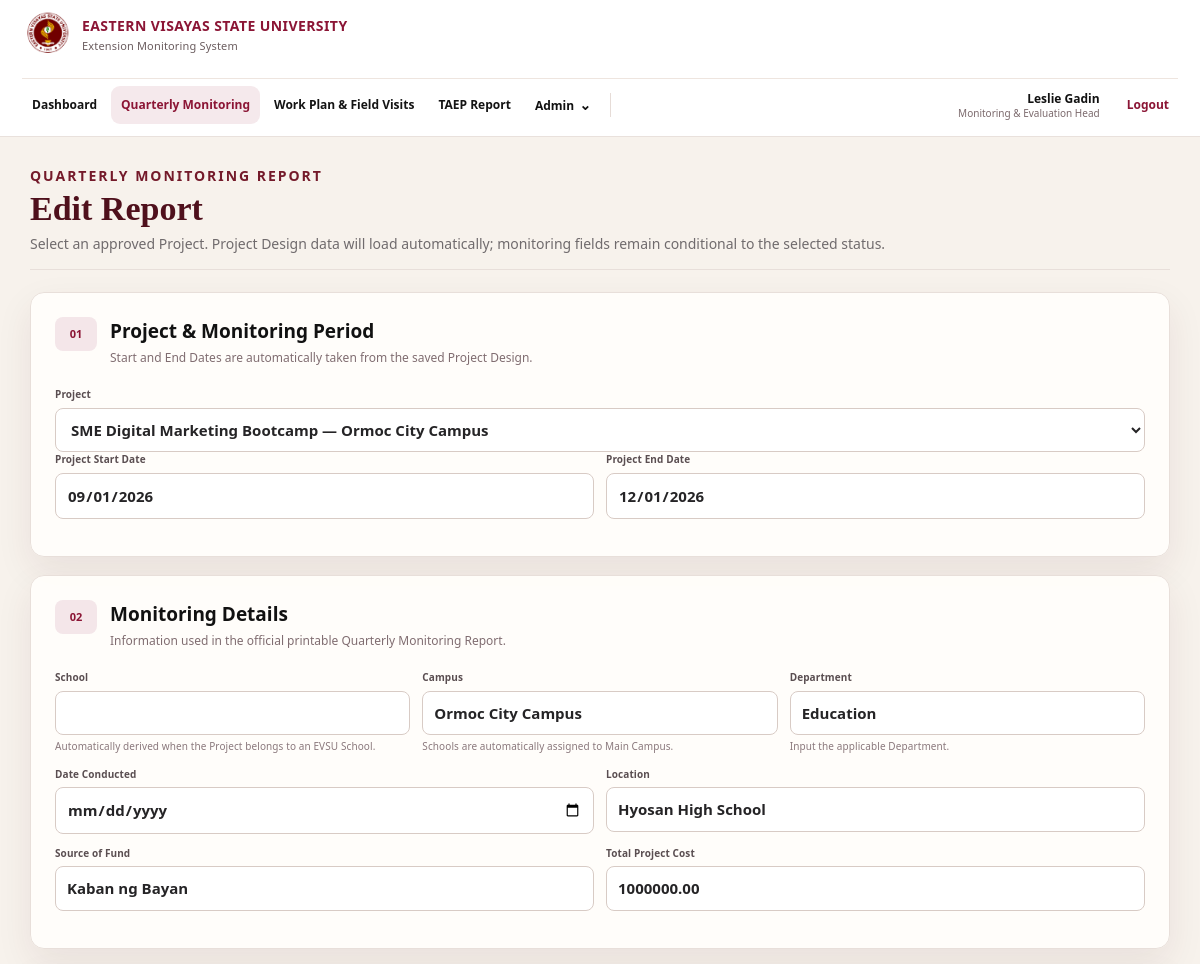
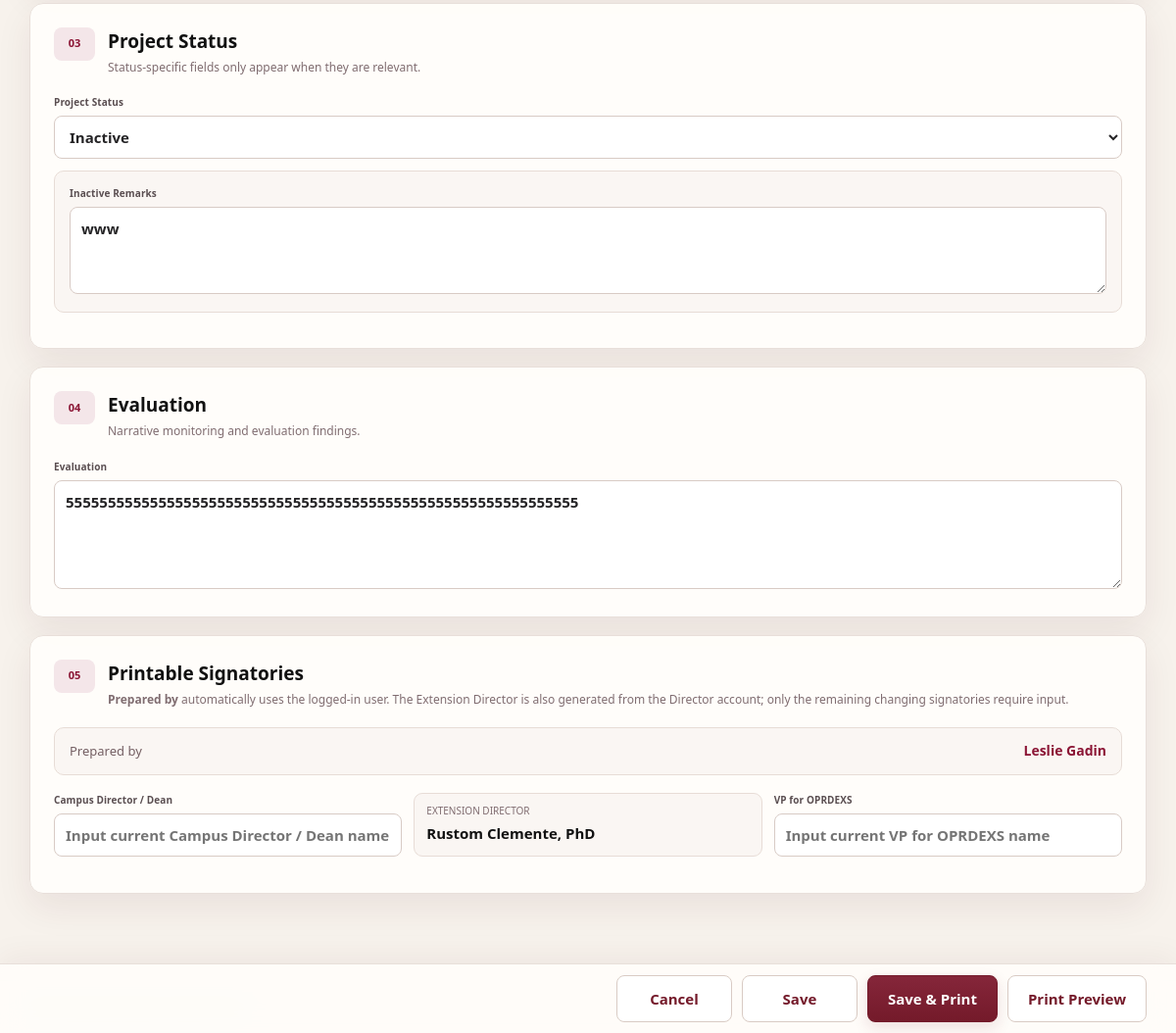
The page /quarterly-monitoring/3/edit/ (signed in) on the database its author committed (2 pictures, top to bottom).
### dashboard/models.py (models this page shows, shortened)
class QuarterlyMonitoringReport(models.Model):
    ONGOING = 'ONGOING'
    INACTIVE = 'INACTIVE'
    TERMINATED = 'TERMINATED'
    STATUSES = [
        ('', 'Select status'),
        (ONGOING, 'Ongoing'),
        (INACTIVE, 'Inactive'),
        (TERMINATED, 'Terminated'),
    ]
    project = models.ForeignKey(
        PPA, on_delete=models.PROTECT, related_name='quarterly_monitoring_reports',
        limit_choices_to={'ppa_type': PPA.PROJECT}
    )
    period_start = models.DateField()
    period_end = models.DateField()
    school_name = models.CharField(max_length=180, blank=True)
    campus_name = models.CharField(max_length=180, blank=True)
    department = models.CharField(max_length=180, blank=True)
    date_conducted = models.DateField(null=True, blank=True)
    location = models.CharField(max_length=260, blank=True)
    funding_source = models.CharField(max_length=240, blank=True)
    total_project_cost = models.DecimalField(max_digits=14, decimal_places=2, null=True, blank=True)
    phase = models.PositiveSmallIntegerField(choices=[(i, f'Phase {i}') for i in range(1, 8)], null=True, blank=True)
    project_status = models.CharField(max_length=12, choices=STATUSES, blank=True, default='')
    inactive_remarks = models.TextField(blank=True)
    date_of_termination = models.DateField(null=True, blank=True)
    evaluation = models.TextField(blank=True)
    noted_dean_name = models.CharField(max_length=180, blank=True)
    noted_extension_director_name = models.CharField(max_length=180, blank=True)
    approved_vp_name = models.CharField(max_length=180, blank=True)
    created_by = models.ForeignKey(settings.AUTH_USER_MODEL, on_delete=models.PROTECT, related_name='monitoring_reports')
    updated_at = models.DateTimeField(auto_now=True)
    class Meta:
        ordering = ['-period_end', 'project__title']

### dashboard/views.py (the view, shortened to what this page needs)
# urls.py: path('quarterly-monitoring/<int:pk>/edit/', views.qmr_edit, name='qmr_edit'),
@login_required
def qmr_edit(request, pk=None):
    require_roles(request.user, UserProfile.ME_HEAD, UserProfile.ADMIN_STAFF)
    obj = get_object_or_404(QuarterlyMonitoringReport, pk=pk) if pk else None
    projects = PPA.objects.filter(ppa_type=PPA.PROJECT, workflow_status=PPA.SAVED).select_related('unit').prefetch_related('activities')
    data = request.POST.copy() if request.method == 'POST' else None
    selected_project = None
    form = QuarterlyMonitoringReportForm(data or None, instance=obj)
    form.fields['project'].queryset = projects
    if request.method != 'POST' and obj:
        unit = obj.project.unit
        if not obj.school_name:
            form.fields['school_name'].initial = unit.name if unit.unit_type == Unit.SCHOOL else ''
        if not obj.campus_name:
            form.fields['campus_name'].initial = 'Main Campus' if unit.unit_type == Unit.SCHOOL else (unit.name if unit.unit_type == Unit.CAMPUS else (unit.campus_name or ''))
    project_meta = {}
    for project in projects:
        project_meta[str(project.pk)] = {
            'start': project.start_date.isoformat() if project.start_date else '',
            'end': project.end_date.isoformat() if project.end_date else '',
            'location': project.target_area or '',
            'funding': project.funding_source or '',
            'cost': str(project.project_cost or ''),
            'school': project.unit.name if project.unit.unit_type == Unit.SCHOOL else '',
            'campus': 'Main Campus' if project.unit.unit_type == Unit.SCHOOL else (project.unit.name if project.unit.unit_type == Unit.CAMPUS else (project.unit.campus_name or '')),
            'auto_inactive': project.auto_inactive,
            'termination_eligible': project.termination_eligible or bool(project.termination_date),
            'termination_date': project.termination_date.isoformat() if project.termination_date else '',
            'not_conducted': project.not_conducted_activity_count,
            'completed': project.is_completed,
        }
    return render(request, 'dashboard/qmr_form.html', {
        'form': form,
        'obj': obj,
        'phases': PHASES,
        'project_meta_json': json.dumps(project_meta),
        'extension_director_name': director_name() or '—',
    })

### dashboard/models.py (called while the page is built)
    def _latest_activity_entry(self, activity):
        return activity.field_visit_entries.select_related('log').order_by(
            '-log__year', '-log__quarter', '-log__updated_at', '-pk'
        ).first()

    @property
    def completed_activity_count(self):
        count = 0
        for activity in self.activities.all():
            latest = self._latest_activity_entry(activity)
            if latest and latest.result == 'COMPLETED':
                count += 1
        return count

    @property
    def not_conducted_activity_count(self):
        count = 0
        for activity in self.activities.all():
            latest = self._latest_activity_entry(activity)
            if latest and latest.result == 'NOT_CONDUCTED':
                count += 1
        return count

    @property
    def is_completed(self):
        if self.ppa_type != self.PROJECT:
            return False
        total = self.activities.count()
        return total > 0 and self.completed_activity_count >= total

    @property
    def auto_inactive(self):
        return bool(
            self.ppa_type == self.PROJECT
            and self.end_date
            and timezone.localdate() > self.end_date
            and not self.is_completed
            and self.not_conducted_activity_count >= 3
        )

    @property
    def termination_eligible(self):
        return bool(
            self.ppa_type == self.PROJECT
            and self.end_date
            and timezone.localdate() >= self.end_date + timedelta(days=365)
            and not self.is_completed
            and not self.termination_date
        )

### dashboard/views.py (called while the page is built)
def get_role(user):
    if user.is_superuser:
        return UserProfile.ME_HEAD
    p = get_profile(user)
    return p.role if p else ''

def require_roles(user, *roles):
    if get_role(user) not in roles:
        raise PermissionDenied

def display_name(user):
    if not user:
        return ''
    return user.get_full_name().strip() or user.username

def formal_name(user):
    name = display_name(user)
    try:
        post = (user.evsu_profile.post_nominals or '').strip()
    except Exception:
        post = ''
    return f'{name}, {post}' if name and post else name

def director_name():
    profile = UserProfile.objects.select_related('user').filter(
        role=UserProfile.DIRECTOR, user__is_active=True
    ).order_by('user__last_name', 'user__first_name', 'user__username').first()
    return formal_name(profile.user) if profile else ''

### dashboard/templates/dashboard/qmr_form.html (shortened to what this page needs)
{% extends 'dashboard/base.html' %}
{% block content %}
<form method="post" id="qmrForm">{% csrf_token %}
  <div class="page-title"><div><p class="eyebrow">QUARTERLY MONITORING REPORT</p><h1>{% if obj %}Edit Report{% else %}Add Report{% endif %}</h1><p>Select an approved Project. Project Design data will load automatically; monitoring fields remain conditional to the selected status.</p></div></div>
  <section class="card form-section">
    <div class="form-section-title"><span>01</span><div><h2>Project &amp; Monitoring Period</h2><p>Start and End Dates are automatically taken from the saved Project Design.</p></div></div>
    <label>Project
      <select name="project" id="qmrProject" required>
        {% for p in form.fields.project.queryset %}<option value="{{p.pk}}" {% if form.project.value|stringformat:'s' == p.pk|stringformat:'s' %}selected{% endif %}>{{p.title}} — {{p.unit.name}}</option>{% endfor %}
      </select>
    </label>
    <div class="formgrid two"><label>Project Start Date{{form.period_start}}</label><label>Project End Date{{form.period_end}}</label></div>
  </section>
  <section class="card form-section">
    <div class="form-section-title"><span>02</span><div><h2>Monitoring Details</h2><p>Information used in the official printable Quarterly Monitoring Report.</p></div></div>
    <div class="formgrid three qmr-unit-grid">
      <label>School{{form.school_name}}<small>Automatically derived when the Project belongs to an EVSU School.</small></label>
      <label>Campus{{form.campus_name}}<small>Schools are automatically assigned to Main Campus.</small></label>
      <label>Department{{form.department}}<small>Input the applicable Department.</small></label>
    </div>
    <div class="formgrid two">
      <label>Date Conducted{{form.date_conducted}}</label>
      <label>Location{{form.location}}</label>
      <label>Source of Fund{{form.funding_source}}</label>
      <label>Total Project Cost{{form.total_project_cost}}</label>
    </div>
  </section>
  <section class="card form-section">
    <div class="form-section-title"><span>03</span><div><h2>Project Status</h2><p>Status-specific fields only appear when they are relevant.</p></div></div>
    <label>Project Status{{form.project_status}}{% if form.project_status.errors %}<small class="error">{{form.project_status.errors|striptags}}</small>{% endif %}</label>
    <div id="inactiveFields" class="conditional-box hidden"><label>Inactive Remarks{{form.inactive_remarks}}</label></div>
  </section>
  <section class="card form-section">
    <div class="form-section-title"><span>04</span><div><h2>Evaluation</h2><p>Narrative monitoring and evaluation findings.</p></div></div>
    <label>Evaluation{{form.evaluation}}</label>
  </section>
  <section class="card form-section">
    <div class="form-section-title"><span>05</span><div><h2>Printable Signatories</h2><p><b>Prepared by</b> automatically uses the logged-in user. The Extension Director is also generated from the Director account; only the remaining changing signatories require input.</p></div></div>
    <div class="static-info-row"><span>Prepared by</span><strong>{{current_user_name}}</strong></div>
    <div class="formgrid three"><label>Campus Director / Dean{{form.noted_dean_name}}</label><div class="static-form-value"><span>Extension Director</span><strong>{{extension_director_name}}</strong></div><label>VP for OPRDEXS{{form.approved_vp_name}}</label></div>
  </section>
  <footer class="sticky-actions form-sticky-actions"><a class="secondary" href="{% url 'qmr_list' %}">Cancel</a><button class="secondary" name="action" value="save">Save</button><button class="primary" name="action" value="save_print">Save &amp; Print</button>{% if obj %}<a class="secondary" target="_blank" href="{% url 'qmr_print' obj.pk %}">Print Preview</a>{% endif %}</footer>
</form>
{% endblock %}

### dashboard/templates/dashboard/base.html (style rules this page uses)
html,body { margin:0 }

### rows shown on the page
QuarterlyMonitoringReport: period_start "09/01/2026", period_end "12/01/2026", campus_name "Ormoc City Campus", department "Education", location "Hyosan High School", funding_source "Kaban ng Bayan", total_project_cost "1000000.00", project_status "Inactive", inactive_remarks "www", evaluation "5555555555555555555555555555555555555555555555555555555555555"

### other values the page prints
{{ current_user_name }} "Leslie Gadin"
{{ current_role_label }} "Monitoring & Evaluation Head"
{{ extension_director_name }} "Rustom Clemente, PhD"
form field project "SME Digital Marketing Bootcamp — Ormoc City Campus"
